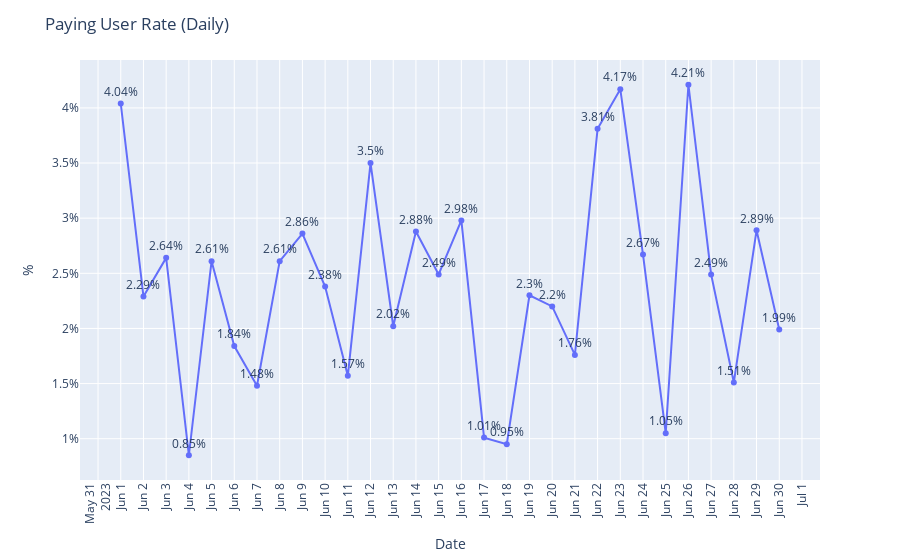

Notebook cell for this chart:
### Code cell
fig_pur = px.line(x=pur_df['created_date_x'], y = pur_df['PUR'], text=[f'{i}%' for i in pur_df['PUR']])
fig_pur.update_layout(title = 'Paying User Rate (Daily)', xaxis=dict(title='Date', tickmode='linear', tickangle = -90), yaxis = dict(title = '%', ticksuffix="%"))
fig_pur.update_traces(textposition='top center')
fig_pur.show()

### Figure 1 — Plotly figure (JSON) as saved in the notebook; plotly's stock layout.template omitted (floating-point values rounded to 4 significant figures)
{"data": [{"hovertemplate": "x=%{x}<br>y=%{y}<br>text=%{text}<extra></extra>", "legendgroup": "", "line": {"color": "#636efa", "dash": "solid"}, "marker": {"symbol": "circle"}, "mode": "lines+markers+text", "name": "", "orientation": "v", "showlegend": false, "text": ["4.04%", "2.29%", "2.64%", "0.85%", "2.61%", "1.84%", "1.48%", "2.61%", "2.86%", "2.38%", "1.57%", "3.5%", "2.02%", "2.88%", "2.49%", "2.98%", "1.01%", "0.95%", "2.3%", "2.2%", "1.76%", "3.81%", "4.17%", "2.67%", "1.05%", "4.21%", "2.49%", "1.51%", "2.89%", "1.99%"], "textposition": "top center", "type": "scatter", "x": ["2023-06-01T00:00:00", "2023-06-02T00:00:00", "2023-06-03T00:00:00", "2023-06-04T00:00:00", "2023-06-05T00:00:00", "2023-06-06T00:00:00", "2023-06-07T00:00:00", "2023-06-08T00:00:00", "2023-06-09T00:00:00", "2023-06-10T00:00:00", "2023-06-11T00:00:00", "2023-06-12T00:00:00", "2023-06-13T00:00:00", "2023-06-14T00:00:00", "2023-06-15T00:00:00", "2023-06-16T00:00:00", "2023-06-17T00:00:00", "2023-06-18T00:00:00", "2023-06-19T00:00:00", "2023-06-20T00:00:00", "2023-06-21T00:00:00", "2023-06-22T00:00:00", "2023-06-23T00:00:00", "2023-06-24T00:00:00", "2023-06-25T00:00:00", "2023-06-26T00:00:00", "2023-06-27T00:00:00", "2023-06-28T00:00:00", "2023-06-29T00:00:00", "2023-06-30T00:00:00"], "xaxis": "x", "y": [4.04, 2.29, 2.64, 0.85, 2.61, 1.84, 1.48, 2.61, 2.86, 2.38, 1.57, 3.5, 2.02, 2.88, 2.49, 2.98, 1.01, 0.95, 2.3, 2.2, 1.76, 3.81, 4.17, 2.67, 1.05, 4.21, 2.49, 1.51, 2.89, 1.99], "yaxis": "y"}], "layout": {"legend": {"tracegroupgap": 0}, "margin": {"t": 60}, "title": {"text": "Paying User Rate (Daily)"}, "xaxis": {"anchor": "y", "domain": [0, 1], "tickangle": -90, "tickmode": "linear", "title": {"text": "Date"}}, "yaxis": {"anchor": "x", "domain": [0, 1], "ticksuffix": "%", "title": {"text": "%"}}}}
